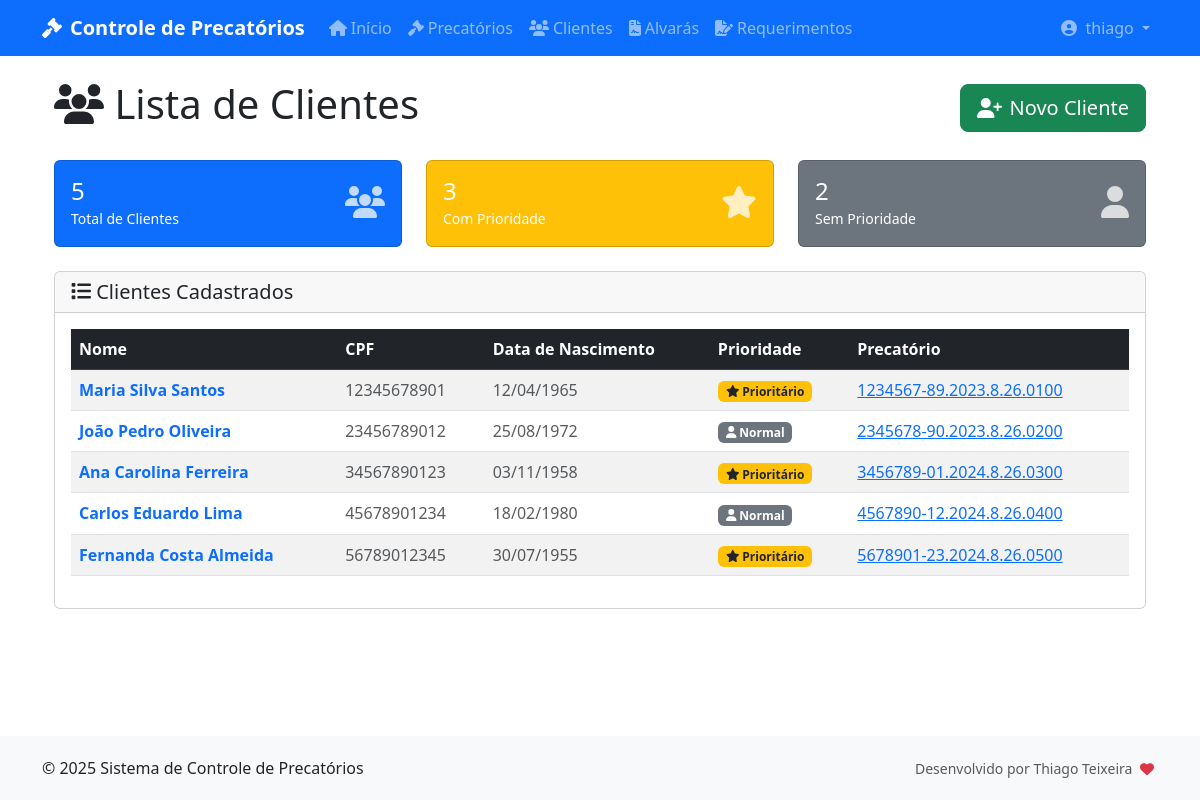
The app's page /clientes/ (signed in) with its own data.
### precapp/models.py (models this page shows, shortened)
class Cliente(models.Model):
    cpf = models.CharField(max_length=11, primary_key=True)
    nome = models.CharField(max_length=400)
    nascimento = models.DateField()
    prioridade = models.BooleanField()

class Precatorio(models.Model):
    cnj = models.CharField(max_length=200, primary_key=True)
    data_oficio = models.DateField()
    orcamento = models.IntegerField(
        validators=[
            MinValueValidator(1988),
            MaxValueValidator(2050)
        ],
        help_text="Ano do orçamento (formato: YYYY)"
    )
    origem = models.CharField(max_length=200)
    quitado = models.BooleanField()
    valor_de_face = models.FloatField()
    ultima_atualizacao = models.FloatField()
    data_ultima_atualizacao = models.DateField()
    percentual_contratuais_assinado = models.FloatField()
    percentual_contratuais_apartado = models.FloatField()
    percentual_sucumbenciais = models.FloatField()
    prioridade_deferida = models.BooleanField()
    acordo_deferido = models.BooleanField()
    clientes = models.ManyToManyField('Cliente', related_name='precatorios')
    class Meta:
        verbose_name = "Precatório"
        verbose_name_plural = "Precatórios"
        ordering = ['-data_oficio']

### precapp/views.py (the view)
# urls.py: path('clientes/', clientes_view, name='clientes'),
@login_required
def clientes_view(request):
    clientes = Cliente.objects.all().prefetch_related('precatorios')
    total_clientes = clientes.count()
    clientes_com_prioridade = clientes.filter(prioridade=True).count()
    clientes_sem_prioridade = clientes.filter(prioridade=False).count()
    context = {
        'clientes': clientes,
        'total_clientes': total_clientes,
        'clientes_com_prioridade': clientes_com_prioridade,
        'clientes_sem_prioridade': clientes_sem_prioridade,
    }
    return render(request, 'precapp/cliente_list.html', context)

### precapp/templates/precapp/cliente_list.html (shortened to what this page needs)
{% extends 'base.html' %}
{% block content %}
<div class="container mt-4">
    <div class="row">
        <div class="col-12">
            <div class="d-flex justify-content-between align-items-center mb-4">
                <h1><i class="fas fa-users"></i> Lista de Clientes</h1>
                <div>
                    <a href="{% url 'novo_cliente' %}" class="btn btn-success btn-lg">
                        <i class="fas fa-user-plus me-2"></i>Novo Cliente
                    </a>
                </div>
            </div>
        </div>
    </div>
    <div class="row mb-4">
        <div class="col-md-4">
            <div class="card bg-primary text-white">
                <div class="card-body">
                    <div class="d-flex align-items-center">
                        <div>
                            <h4 class="mb-0">{{ total_clientes }}</h4>
                            <small>Total de Clientes</small>
                        </div>
                        <div class="ms-auto">
                            <i class="fas fa-users fa-2x opacity-75"></i>
                        </div>
                    </div>
                </div>
            </div>
        </div>
        <div class="col-md-4">
            <div class="card bg-warning text-white">
                <div class="card-body">
                    <div class="d-flex align-items-center">
                        <div>
                            <h4 class="mb-0">{{ clientes_com_prioridade }}</h4>
                            <small>Com Prioridade</small>
                        </div>
                        <div class="ms-auto">
                            <i class="fas fa-star fa-2x opacity-75"></i>
                        </div>
                    </div>
                </div>
            </div>
        </div>
        <div class="col-md-4">
            <div class="card bg-secondary text-white">
                <div class="card-body">
                    <div class="d-flex align-items-center">
                        <div>
                            <h4 class="mb-0">{{ clientes_sem_prioridade }}</h4>
                            <small>Sem Prioridade</small>
                        </div>
                        <div class="ms-auto">
                            <i class="fas fa-user fa-2x opacity-75"></i>
                        </div>
                    </div>
                </div>
            </div>
        </div>
    </div>
    <div class="card">
        <div class="card-header">
            <h5 class="card-title mb-0"><i class="fas fa-list"></i> Clientes Cadastrados</h5>
        </div>
        <div class="card-body">
            {% if clientes %}
                <div class="table-responsive">
                    <table class="table table-striped table-hover">
                        <thead class="table-dark">
                            <tr>
                                <th>Nome</th>
                                <th>CPF</th>
                                <th>Data de Nascimento</th>
                                <th>Prioridade</th>
                                <th>Precatório</th>
                            </tr>
                        </thead>
                        <tbody>
                            {% for cliente in clientes %}
                            <tr>
                                <td>
                                    {% if cliente.cpf %}
                                        <a href="{% url 'cliente_detail' cliente.cpf %}" class="text-decoration-none">
                                            <strong class="text-primary">{{ cliente.nome }}</strong>
                                        </a>
                                    {% else %}
                                        <strong class="text-primary">{{ cliente.nome }}</strong>
                                    {% endif %}
                                </td>
                                <td>
                                    {% if cliente.cpf %}
                                        <span class="text-muted">{{ cliente.cpf }}</span>
                                    {% else %}
                                        <span class="text-muted">-</span>
                                    {% endif %}
                                </td>
                                <td>
                                    {% if cliente.nascimento %}
                                        <span class="text-muted">{{ cliente.nascimento|date:"d/m/Y" }}</span>
                                    {% else %}
                                        <span class="text-muted">-</span>
                                    {% endif %}
                                </td>
                                <td>
                                    {% if cliente.prioridade %}
                                        <span class="badge bg-warning text-dark">
                                            <i class="fas fa-star"></i> Prioritário
                                        </span>
                                    {% else %}
                                        <span class="badge bg-secondary">
                                            <i class="fas fa-user"></i> Normal
                                        </span>
                                    {% endif %}
                                </td>
                                <td>
                                    {% for precatorio in cliente.precatorios.all %}
                                        <a href="{% url 'precatorio_detalhe' precatorio.cnj %}" class="text-primary">
                                            {{ precatorio.cnj }}
                                        </a>
                                    {% empty %}
                                        <span class="text-muted">-</span>
                                    {% endfor %}
                                </td>
                            </tr>
                            {% endfor %}
                        </tbody>
                    </table>
                </div>
            {% else %}
                <div class="text-center py-5">
                    <i class="fas fa-users fa-3x text-muted mb-3"></i>
                    <h4 class="text-muted">Nenhum cliente cadastrado</h4>
                    <p class="text-muted">Os clientes são criados dentro dos precatórios. Vá para a página de um precatório e clique em "Novo Cliente" para criar um cliente.</p>
                </div>
            {% endif %}
        </div>
    </div>
</div>
{% endblock %}

### precapp/templates/base.html (shortened to what this page needs)
<!DOCTYPE html>
<html lang="pt-BR">
<head>
    <link href="https://cdn.jsdelivr.net/npm/bootstrap@5.3.0/dist/css/bootstrap.min.css" rel="stylesheet">
</head>
<body>
    <nav class="navbar navbar-expand-lg navbar-dark bg-primary">
        <div class="container">
            <a class="navbar-brand" href="{% url 'home' %}">
                <i class="fas fa-gavel me-2"></i>Controle de Precatórios
            </a>
            <div class="collapse navbar-collapse" id="navbarNav">
                <ul class="navbar-nav me-auto">
                    <li class="nav-item">
                        <a class="nav-link" href="{% url 'home' %}">
                            <i class="fas fa-home me-1"></i>Início
                        </a>
                    </li>
                    <li class="nav-item">
                        <a class="nav-link" href="{% url 'precatorios' %}">
                            <i class="fas fa-gavel me-1"></i>Precatórios
                        </a>
                    </li>
                    <li class="nav-item">
                        <a class="nav-link" href="{% url 'clientes' %}">
                            <i class="fas fa-users me-1"></i>Clientes
                        </a>
                    </li>
                    <li class="nav-item">
                        <a class="nav-link" href="{% url 'alvaras' %}">
                            <i class="fas fa-file-contract me-1"></i>Alvarás
                        </a>
                    </li>
                    <li class="nav-item">
                        <a class="nav-link" href="{% url 'requerimentos' %}">
                            <i class="fas fa-file-signature me-1"></i>Requerimentos
                        </a>
                    </li>
                </ul>
                {% if user.is_authenticated %}
                <ul class="navbar-nav">
                    <li class="nav-item dropdown">
                        <a class="nav-link dropdown-toggle" href="#" id="navbarDropdown" role="button" data-bs-toggle="dropdown">
                            <i class="fas fa-user-circle me-1"></i>
                            {{ user.get_full_name|default:user.username }}
                        </a>
                    </li>
                </ul>
                {% endif %}
            </div>
        </div>
    </nav>
    <div class="container-fluid">
        <div class="container main-content">
            {% block content %}{% endblock %}
        </div>
    </div>
    <footer class="footer mt-auto">
        <div class="container">
            <div class="row">
                <div class="col-md-6">
                    <p class="mb-0">&copy; 2025 Sistema de Controle de Precatórios</p>
                </div>
                <div class="col-md-6 text-end">
                    <p class="mb-0">
                        <small class="text-muted">
                            Desenvolvido por Thiago Teixeira
                            <i class="fas fa-heart text-danger mx-1"></i>
                        </small>
                    </p>
                </div>
            </div>
        </div>
    </footer>
</body>
</html>

### precapp/templates/base.html (style rules this page uses)
.navbar-brand { font-weight: bold; }
.main-content { margin-top: 20px; margin-bottom: 40px; }
.footer { background-color: #f8f9fa; padding: 20px 0; margin-top: auto; }
body { display: flex; flex-direction: column; min-height: 100vh; }
.container-fluid { flex: 1; }

### records on screen
Cliente: nome "Maria Silva Santos", cpf "12345678901", nascimento "12/04/1965", prioridade True (drawn)
Precatorio: cnj "1234567-89.2023.8.26.0100"
Cliente: nome "João Pedro Oliveira", cpf "23456789012", nascimento "25/08/1972", prioridade False (drawn)
Precatorio: cnj "2345678-90.2023.8.26.0200"
Cliente: nome "Ana Carolina Ferreira", cpf "34567890123", nascimento "03/11/1958", prioridade True (drawn)
Precatorio: cnj "3456789-01.2024.8.26.0300"
Cliente: nome "Carlos Eduardo Lima", cpf "45678901234", nascimento "18/02/1980", prioridade False (drawn)
Precatorio: cnj "4567890-12.2024.8.26.0400"
Cliente: nome "Fernanda Costa Almeida", cpf "56789012345", nascimento "30/07/1955", prioridade True (drawn)
Precatorio: cnj "5678901-23.2024.8.26.0500"

### other values on screen
{{ user.get_full_name|default:user.username }} "thiago"
{{ total_clientes }} "5"
{{ clientes_com_prioridade }} "3"
{{ clientes_sem_prioridade }} "2"
